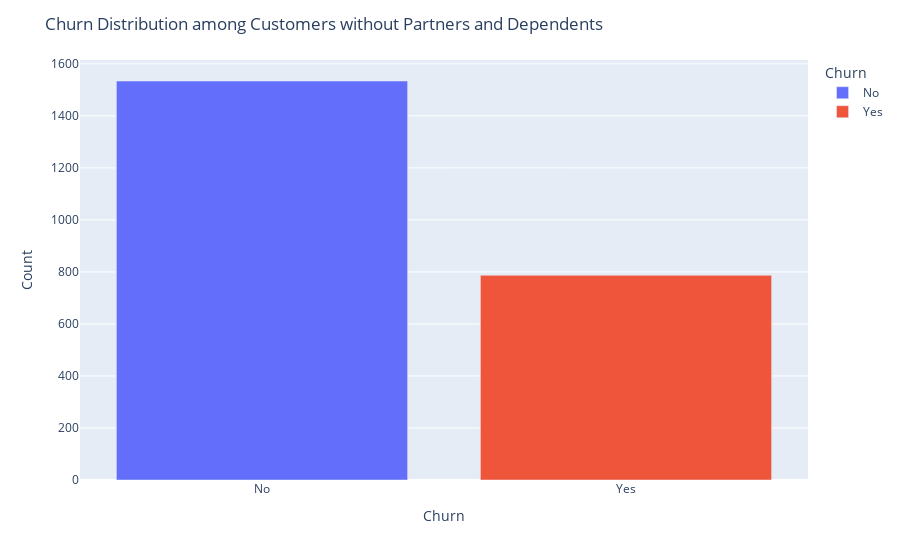

Notebook code cell kept with this figure:
### Code cell
# Create the bar chart using Plotly Express
fig = px.bar(grouped_data, x='Churn', y='Count', color='Churn',
             labels={'Count': 'Count', 'Churn': 'Churn'})

# Set the layout of the plot
fig.update_layout(
    title="Churn Distribution among Customers without Partners and Dependents",
    xaxis_title="Churn",
    yaxis_title="Count",
    legend_title="Churn"
)

# Show the plot
fig.show()

### Figure 1 — Plotly figure (JSON) as saved in the notebook; plotly's stock layout.template omitted (floating-point values rounded to 4 significant figures)
{"data": [{"alignmentgroup": "True", "hovertemplate": "Churn=%{x}<br>Count=%{y}<extra></extra>", "legendgroup": "No", "marker": {"color": "#636efa", "pattern": {"shape": ""}}, "name": "No", "offsetgroup": "No", "orientation": "v", "showlegend": true, "textposition": "auto", "type": "bar", "x": ["No"], "xaxis": "x", "y": [1534], "yaxis": "y"}, {"alignmentgroup": "True", "hovertemplate": "Churn=%{x}<br>Count=%{y}<extra></extra>", "legendgroup": "Yes", "marker": {"color": "#EF553B", "pattern": {"shape": ""}}, "name": "Yes", "offsetgroup": "Yes", "orientation": "v", "showlegend": true, "textposition": "auto", "type": "bar", "x": ["Yes"], "xaxis": "x", "y": [787], "yaxis": "y"}], "layout": {"barmode": "relative", "legend": {"title": {"text": "Churn"}, "tracegroupgap": 0}, "margin": {"t": 60}, "title": {"text": "Churn Distribution among Customers without Partners and Dependents"}, "xaxis": {"anchor": "y", "categoryarray": ["No", "Yes"], "categoryorder": "array", "domain": [0, 1], "title": {"text": "Churn"}}, "yaxis": {"anchor": "x", "domain": [0, 1], "title": {"text": "Count"}}}}
